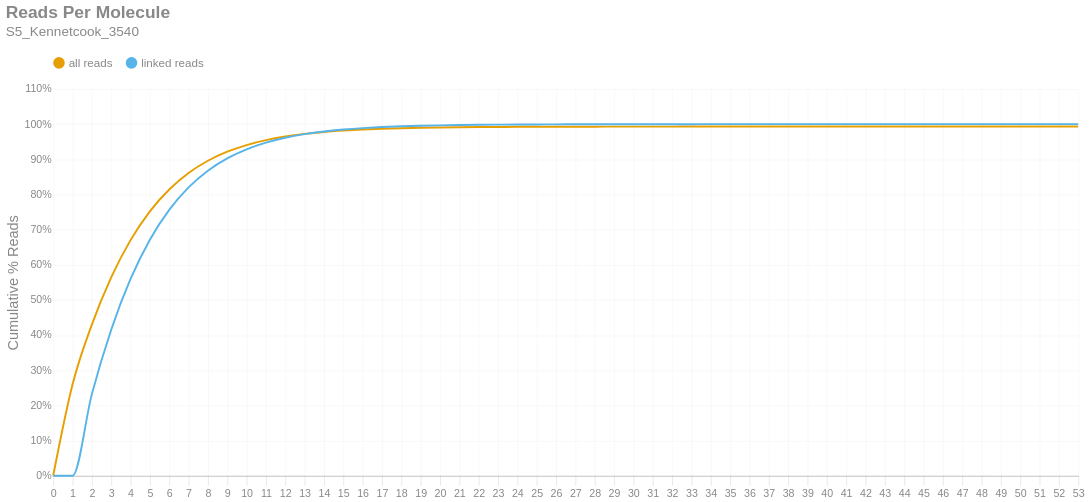

The notebook cell saved with this chart:
### Markdown cell above
### Reads per Molecule
This chart shows the cumulative distribution of the number of reads per linked molecule. That is, how many alignments are associated with a unique molecule. This excludes the number of reads associated with invalid or absent linked-read barcodes. The `linked` histogram is the percentages recalculated when disregarding singletons.

### Code cell
if SKIPLR:
    print_html(f"Skipped")
else:
    counts = np.bincount(valids['reads'].cast(pl.Int64).to_numpy())
    weighted = counts * np.arange(len(counts))
    all_perc = weighted / n_reads
    linked_perc = weighted / n_linked_reads
    linked_perc[1] = 0
    binned_df = pl.DataFrame({
        'readsper': list(range(len(counts))),
        'all reads (cumsum)': np.cumsum(all_perc).tolist(),
        'linked reads (cumsum)': np.cumsum(linked_perc).tolist(),
    })

    with SafeRender(binned_df):
        (
            density_plot(binned_df, 'Reads Per Molecule', samplename, 'readspmol')
            .encode(
                x=alt.X('readsper:O', title=None).axis(labelAngle=0).scale(padding=0),
                y=alt.Y('value:Q', title='Cumulative % Reads').axis(format='%').stack(False),
                color=alt.Color("key:N").scale(domain=["all reads", "linked reads"]),
                tooltip=[
                    alt.Tooltip("key:N", title="Data Type"),
                    alt.Tooltip("readsper:O", title="Reads Per Molecule"),
                    alt.Tooltip("value:Q", format=".2%", title="% Reads (Cum.)")
                ]            
            )
        ).display()

### Figure 1 — Vega-Lite specification as saved in the notebook (floating-point values rounded to 4 significant figures)
{"width": "container", "height": 400, "config": {"title": {"anchor": "start", "dy": -15, "fontSize": 18, "color": "#888888", "subtitleColor": "#888888", "subtitleFontSize": 14}, "arc": {"fill": "#0072B2"}, "axis": {"domainColor": "#888888", "domainWidth": 0.5, "gridWidth": 0.2, "grid": false, "titleFontWeight": 400, "titleFontSize": 15, "labelFontSize": 11, "labelColor": "#888888", "tickColor": "#888888", "tickWidth": 0.2, "titleColor": "#888888"}, "axisBand": {"grid": false}, "axisX": {"grid": true, "tickSize": 10, "domainCap": "round"}, "axisY": {"domain": false, "grid": true, "tickSize": 0, "domainCap": "round"}, "background": "transparent", "header": {"labelFontSize": 15, "labelColor": "#888888", "titleFontSize": 15, "titleFontWeight": 600, "titleColor": "#888888"}, "legend": {"labelFont": "sans-serif", "labelFontSize": 12, "labelColor": "#888888", "symbolSize": 100, "symbolType": "circle", "titleFontSize": 12, "titlePadding": 10, "titleColor": "#888888", "title": null, "orient": "top"}, "range": {"category": ["#E69F00", "#56B4E9", "#009E73", "#F0E442", "#0072B2", "#D55E00", "#CC79A7", "#000000"], "diverging": ["#cfe8f3", "#a2d4ec", "#73bfe2", "#46abdb", "#1696d2", "#12719e"]}, "area": {"fill": "#0072B2", "fillOpacity": 0.7, "line": true, "strokeOpacity": 0.7}, "line": {"color": "#0072B2", "stroke": "#0072B2", "strokeWidth": 2}, "trail": {"color": "#0072B2", "stroke": "#0072B2", "strokeWidth": 0, "size": 1}, "point": {"filled": true, "fillOpacity": 1.0, "size": 95}, "text": {"color": "#888888", "fontSize": 11, "align": "right", "fontWeight": 400, "size": 11}, "bar": {"fill": "#0072B2", "stroke": null}, "view": {"stroke": null, "continuousWidth": 660, "continuousHeight": 400}}, "data": {"name": "data-33c5dae3aaa17d402f63ae19a58b3cfc"}, "mark": {"type": "line", "interpolate": "monotone", "point": {"opacity": 0, "size": 275}}, "encoding": {"color": {"field": "key", "scale": {"domain": ["all reads", "linked reads"]}, "type": "nominal"}, "tooltip": [{"field": "key", "title": "Data Type", "type": "nominal"}, {"field": "readsper", "title": "Reads Per Molecule", "type": "ordinal"}, {"field": "value", "format": ".2%", "title": "% Reads (Cum.)", "type": "quantitative"}], "x": {"axis": {"labelAngle": 0}, "field": "readsper", "scale": {"padding": 0}, "title": null, "type": "ordinal"}, "y": {"axis": {"format": "%"}, "field": "value", "stack": false, "title": "Cumulative % Reads", "type": "quantitative"}}, "params": [{"name": "param_c36ac31b6afebe62", "select": {"type": "point", "fields": ["key"]}, "bind": "legend"}], "title": {"text": "Reads Per Molecule", "subtitle": "S5_Kennetcook_3540"}, "transform": [{"fold": ["all reads (cumsum)", "linked reads (cumsum)"]}, {"calculate": "replace(datum.key, ' (cumsum)', '')", "as": "key"}, {"filter": {"param": "param_c36ac31b6afebe62"}}], "usermeta": {"embedOptions": {"downloadFileName": "S5_Kennetcook_3540.readspmol"}}, "$schema": "https://vega.github.io/schema/vega-lite/v6.1.0.json", "datasets": {"data-33c5dae3aaa17d402f63ae19a58b3cfc": [{"readsper": 0, "all reads (cumsum)": 0.0, "linked reads (cumsum)": 0.0}, {"readsper": 1, "all reads (cumsum)": 0.2596, "linked reads (cumsum)": 0.0}, {"readsper": 2, "all reads (cumsum)": 0.4299, "linked reads (cumsum)": 0.2322}, {"readsper": 3, "all reads (cumsum)": 0.5642, "linked reads (cumsum)": 0.4154}, {"readsper": 4, "all reads (cumsum)": 0.6701, "linked reads (cumsum)": 0.5597}, {"readsper": 5, "all reads (cumsum)": 0.7521, "linked reads (cumsum)": 0.6714}, {"readsper": 6, "all reads (cumsum)": 0.8142, "linked reads (cumsum)": 0.7562}, {"readsper": 7, "all reads (cumsum)": 0.8611, "linked reads (cumsum)": 0.82}, {"readsper": 8, "all reads (cumsum)": 0.8959, "linked reads (cumsum)": 0.8675}, {"readsper": 9, "all reads (cumsum)": 0.9215, "linked reads (cumsum)": 0.9025}, {"readsper": 10, "all reads (cumsum)": 0.9404, "linked reads (cumsum)": 0.9282}, {"readsper": 11, "all reads (cumsum)": 0.9544, "linked reads (cumsum)": 0.9473}, {"readsper": 12, "all reads (cumsum)": 0.9647, "linked reads (cumsum)": 0.9613}, {"readsper": 13, "all reads (cumsum)": 0.9722, "linked reads (cumsum)": 0.9716}, {"readsper": 14, "all reads (cumsum)": 0.9778, "linked reads (cumsum)": 0.9791}, {"readsper": 15, "all reads (cumsum)": 0.9818, "linked reads (cumsum)": 0.9846}, {"readsper": 16, "all reads (cumsum)": 0.9847, "linked reads (cumsum)": 0.9886}, {"readsper": 17, "all reads (cumsum)": 0.9869, "linked reads (cumsum)": 0.9916}, {"readsper": 18, "all reads (cumsum)": 0.9885, "linked reads (cumsum)": 0.9938}, {"readsper": 19, "all reads (cumsum)": 0.9896, "linked reads (cumsum)": 0.9953}, {"readsper": 20, "all reads (cumsum)": 0.9905, "linked reads (cumsum)": 0.9965}, {"readsper": 21, "all reads (cumsum)": 0.9912, "linked reads (cumsum)": 0.9975}, {"readsper": 22, "all reads (cumsum)": 0.9917, "linked reads (cumsum)": 0.9981}, {"readsper": 23, "all reads (cumsum)": 0.992, "linked reads (cumsum)": 0.9985}, {"readsper": 24, "all reads (cumsum)": 0.9923, "linked reads (cumsum)": 0.9989}, {"readsper": 25, "all reads (cumsum)": 0.9925, "linked reads (cumsum)": 0.9992}, {"readsper": 26, "all reads (cumsum)": 0.9926, "linked reads (cumsum)": 0.9994}, {"readsper": 27, "all reads (cumsum)": 0.9927, "linked reads (cumsum)": 0.9995}, {"readsper": 28, "all reads (cumsum)": 0.9928, "linked reads (cumsum)": 0.9996}, {"readsper": 29, "all reads (cumsum)": 0.9929, "linked reads (cumsum)": 0.9997}, {"readsper": 30, "all reads (cumsum)": 0.9929, "linked reads (cumsum)": 0.9998}, {"readsper": 31, "all reads (cumsum)": 0.9929, "linked reads (cumsum)": 0.9998}, {"readsper": 32, "all reads (cumsum)": 0.993, "linked reads (cumsum)": 0.9999}, {"readsper": 33, "all reads (cumsum)": 0.993, "linked reads (cumsum)": 0.9999}, {"readsper": 34, "all reads (cumsum)": 0.993, "linked reads (cumsum)": 0.9999}, {"readsper": 35, "all reads (cumsum)": 0.993, "linked reads (cumsum)": 0.9999}, {"readsper": 36, "all reads (cumsum)": 0.9931, "linked reads (cumsum)": 1.0}, {"readsper": 37, "all reads (cumsum)": 0.9931, "linked reads (cumsum)": 1.0}, {"readsper": 38, "all reads (cumsum)": 0.9931, "linked reads (cumsum)": 1.0}, {"readsper": 39, "all reads (cumsum)": 0.9931, "linked reads (cumsum)": 1.0}, {"readsper": 40, "all reads (cumsum)": 0.9931, "linked reads (cumsum)": 1.0}, {"readsper": 41, "all reads (cumsum)": 0.9931, "linked reads (cumsum)": 1.0}, {"readsper": 42, "all reads (cumsum)": 0.9931, "linked reads (cumsum)": 1.0}, {"readsper": 43, "all reads (cumsum)": 0.9931, "linked reads (cumsum)": 1.0}, {"readsper": 44, "all reads (cumsum)": 0.9931, "linked reads (cumsum)": 1.0}, {"readsper": 45, "all reads (cumsum)": 0.9931, "linked reads (cumsum)": 1.0}, {"readsper": 46, "all reads (cumsum)": 0.9931, "linked reads (cumsum)": 1.0}, {"readsper": 47, "all reads (cumsum)": 0.9931, "linked reads (cumsum)": 1.0}, {"readsper": 48, "all reads (cumsum)": 0.9931, "linked reads (cumsum)": 1.0}, {"readsper": 49, "all reads (cumsum)": 0.9931, "linked reads (cumsum)": 1.0}, {"readsper": 50, "all reads (cumsum)": 0.9931, "linked reads (cumsum)": 1.0}, {"readsper": 51, "all reads (cumsum)": 0.9931, "linked reads (cumsum)": 1.0}, {"readsper": 52, "all reads (cumsum)": 0.9931, "linked reads (cumsum)": 1.0}, {"readsper": 53, "all reads (cumsum)": 0.9931, "linked reads (cumsum)": 1.0}]}}
